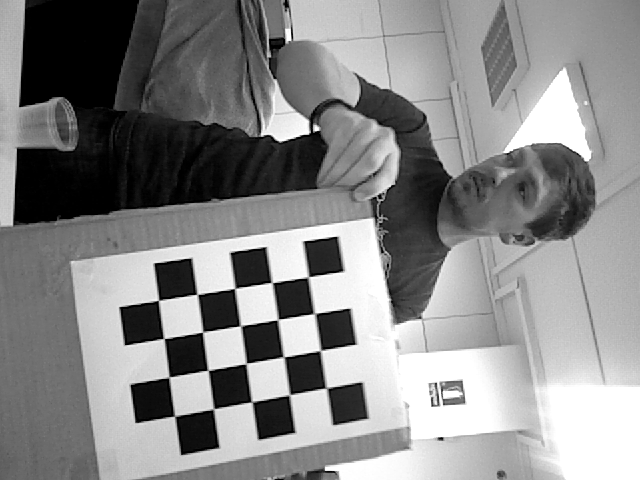
#> input picture chessboard_pose-master/data/calibrationdata_camera_1/left-0001 - Copy.png, 640 x 480 px; its folder holds only this picture in this run
$ python chessboard_test_1.py
#> lines starting #> are read from the running program, lines starting #| are printed output that depends on the picture; after the words box and inside, x2 and y2 are one past the last pixel; in counts of white or black regions, pixels touching at a corner belong together
#! /usr/bin/env python
# -*- coding: utf-8 -*-
"""
Created on 18/12/14

@author: Sammy Pfeiffer

From http://docs.opencv.org/trunk/doc/py_tutorials/py_calib3d/py_calibration/py_calibration.html#calibration

Extra info:
http://docs.opencv.org/2.4.10/modules/calib3d/doc/camera_calibration_and_3d_reconstruction.html?highlight=calibratecamera#cv2.calibrateCamera

I love this guy "OpenCV error messages suck":
https://adventuresandwhathaveyou.wordpress.com/2014/03/14/opencv-error-messages-suck/

Get pose:
http://docs.opencv.org/trunk/doc/py_tutorials/py_calib3d/py_pose/py_pose.html


"""
import numpy as np
import cv2
import glob
import math
import pickle

def _pdist(p1, p2):
    """
    Distance bwt two points. p1 = (x, y), p2 = (x, y)
    """
    return math.sqrt(math.pow(p1[0] - p2[0], 2) + math.pow(p1[1] - p2[1], 2))

print("Initializing")
# termination criteria
criteria = (cv2.TERM_CRITERIA_EPS + cv2.TERM_CRITERIA_MAX_ITER, 30, 0.001)

n_rows = 5
n_cols = 4
n_cols_and_rows = (n_cols, n_rows) #originally (7,6) # 4,5 same results
n_rows_and_cols = (n_rows, n_cols)


# prepare object points, like (0,0,0), (1,0,0), (2,0,0) ....,(6,5,0)
objp = np.zeros((n_rows*n_cols,3), np.float32)
objp[:,:2] = np.mgrid[0:n_rows,0:n_cols].T.reshape(-1,2)

# Arrays to store object points and image points from all the images.
objpoints = [] # 3d point in real world space
imgpoints = [] # 2d points in image plane.

mypath = "/home/sampfeiffer/svn/argus_ws/src/argus_tools/data/calibrationdata_camera_1/"
print ("Getting images from " + mypath)
images = glob.glob(mypath + '*.png')
#print "images is: " + str(images)

criteria_calibrator = ( cv2.TERM_CRITERIA_EPS + cv2.TERM_CRITERIA_MAX_ITER, 30, 0.1 )
criteria = criteria_calibrator

for idx, fname in enumerate(images):
    print ("\nImage " + fname)
#     if idx > 10:
#         break
    img = cv2.imread(fname)
#> img is the input picture: shape (480, 640, 3); min 0, max 255, mean 135.7
    gray = cv2.cvtColor(img,cv2.COLOR_BGR2GRAY)

    # Find the chess board corners
    ret, corners = cv2.findChessboardCorners(gray, n_rows_and_cols,None)
#> ret = True; corners = 20 rows, first 8: [327.2, 388.4], [289.3, 395], [251.7, 401.8], [213.8, 408.6], [174.6, 416.2], [320.3, 350.6], [283.7, 356.8], [246.1, 363.5]

    # If found, add object points, image points (after refining them)
    if ret == True:
        print ("  found " + str(len(corners)) + " corners.")
#|   found 20 corners.
        objpoints.append(objp)
        # cv2.cornerSubPix(gray,corners,(11,11),(-1,-1),criteria) didnt work, I couldnt make it work copying the calibrator code
        imgpoints.append(corners)

        # Draw and display the corners
        cv2.drawChessboardCorners(img, n_rows_and_cols, corners, ret)
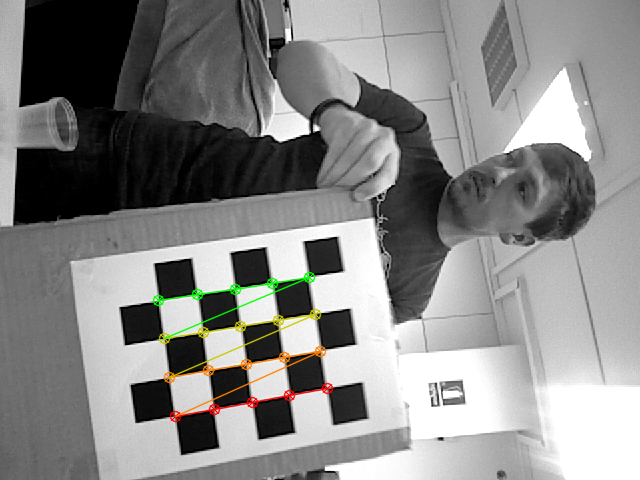
#> img: shape (480, 640, 3); 1.56% of pixels changed, all inside (x1, y1, x2, y2) = (152, 271, 334, 423)

        #cv2.imshow('img',img)
        #cv2.waitKey(500)

print ("objpoints len: " + str(len(objpoints)))
print ("imgpoints len: " + str(len(imgpoints)))
#| imgpoints len: 1

try:
    ret, mtx, dist, rvecs, tvecs = cv2.calibrateCamera(objpoints, imgpoints, gray.shape[::-1],None,None)
#> ret = 0.188; mtx = [[532.2, 0, 351], [0, 534, 226.5], [0, 0, 1]]; dist = [[0.179, -0.607, -0.0196, 0.0178, 1.42]]; rvecs = ([-0.139, 0.132, 2.98],); tvecs = ([-0.665, 4.31, 14.11],)
    datathings = (ret, mtx, dist, rvecs, tvecs)
#> datathings = (0.188, [[532.2, 0, 351], [0, 534, 226.5], [0, 0, 1]], [[0.179, -0.607, -0.0196, 0.0178, 1.42]], ([-0.139, 0.132, 2.98],), ([-0.665, 4.31, 14.11],))
    outf = open( mypath + "calibration_return_values_rows_and_cols.pickle", "wb" )
    pickle.dump(datathings, outf)
    fieldnames = ["ret", "mtx", "dist", "rvecs", "tvecs"]
    for fieldname, data in zip(fieldnames, datathings):
        print(fieldname + ": ")
        print(data)
#> this loop made 5 passes
#> (fieldname, data) on passes 1 to 5: ('ret', 0.188), ('mtx', [[532.2, 0, 351], [0, 534, 226.5], [0, 0, 1]]), ('dist', [[0.179, -0.607, -0.0196, 0.0178, 1.42]]), ('rvecs', ([-0.139, 0.132, 2.98],)), ('tvecs', ([-0.665, 4.31, 14.11],))
#> (printed output is left out)
#     print "ret, mtx, dist, rvecs, tvecs:"
#     print (ret, mtx, dist, rvecs, tvecs)
except:
    print("Failed getting cv2.calibrateCamera")
    pass

#cv2.destroyAllWindows()

$ run again, on chessboard_pose-master/data/calibrationdata_camera_1/left-0004.png
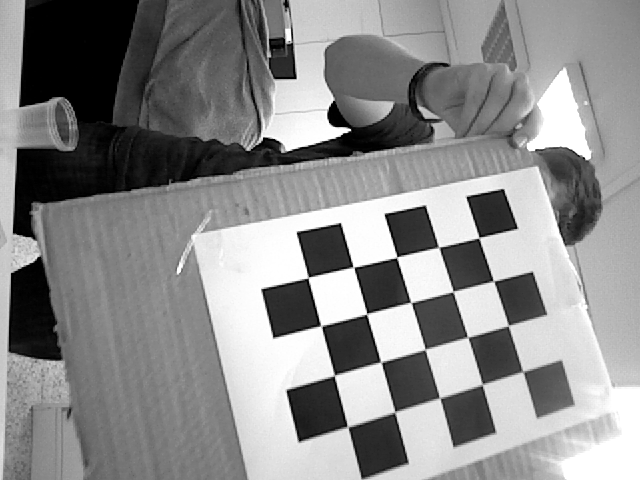
#> input picture chessboard_pose-master/data/calibrationdata_camera_1/left-0004.png, 640 x 480 px
#> img is the input picture: shape (480, 640, 3); min 0, max 255, mean 138.8
#> `ret, corners = cv2.findChessboardCorners(gray, n_rows_and_cols,None)`: ret = True; corners = 20 rows, first 8: [523.3, 371.9], [482.4, 384.4], [439.8, 398.2], [394.5, 411.9], [347.4, 426.5], [508.5, 325.4], [467.5, 337], [424.8, 349.5]
#|   found 20 corners.
#> `cv2.drawChessboardCorners(img, n_rows_and_cols, corners, ret)`:
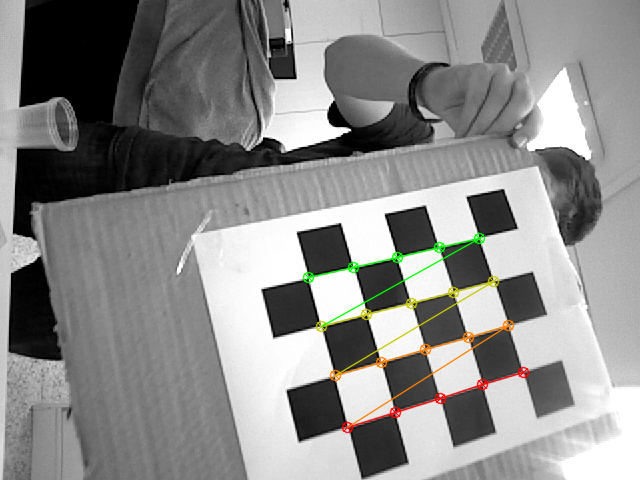
#> img: shape (480, 640, 3); 1.69% of pixels changed, all inside (x1, y1, x2, y2) = (302, 232, 530, 434)
#| imgpoints len: 1
#> `ret, mtx, dist, rvecs, tvecs = cv2.calibrateCamera(objpoints, imgpoint..`: ret = 0.27; mtx = [[655, 0, 270.2], [0, 634.6, 158.8], [0, 0, 1]]; dist = [[0.251, -1.33, -0.00705, -0.0149, 2.24]]; rvecs = ([-0.33, 0.436, 2.87],); tvecs = ([5.32, 4.59, 13.61],)
#> datathings = (0.27, [[655, 0, 270.2], [0, 634.6, 158.8], [0, 0, 1]], [[0.251, -1.33, -0.00705, -0.0149, 2.24]], ([-0.33, 0.436, 2.87],), ([5.32, 4.59, 13.61],))
#> the loop `for fieldname, data in zip(fieldnames, datathings):` made 5 passes
#> (fieldname, data) on passes 1 to 5: ('ret', 0.27), ('mtx', [[655, 0, 270.2], [0, 634.6, 158.8], [0, 0, 1]]), ('dist', [[0.251, -1.33, -0.00705, -0.0149, 2.24]]), ('rvecs', ([-0.33, 0.436, 2.87],)), ('tvecs', ([5.32, 4.59, 13.61],))
#> (printed output is left out)

$ run again, on chessboard_pose-master/data/calibrationdata_camera_1/left-0005.png
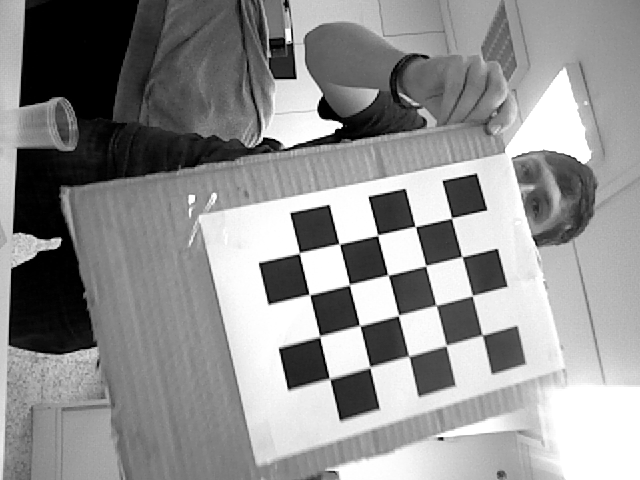
#> input picture chessboard_pose-master/data/calibrationdata_camera_1/left-0005.png, 640 x 480 px
#> img is the input picture: shape (480, 640, 3); min 0, max 255, mean 144.3
#> `ret, corners = cv2.findChessboardCorners(gray, n_rows_and_cols,None)`: ret = True; corners = 20 rows, first 8: [482.2, 335.1], [446.3, 345.7], [408.6, 356], [370.1, 367.4], [328.9, 377.8], [472.4, 295.7], [435.9, 305.2], [398.4, 315.6]
#|   found 20 corners.
#> `cv2.drawChessboardCorners(img, n_rows_and_cols, corners, ret)`:
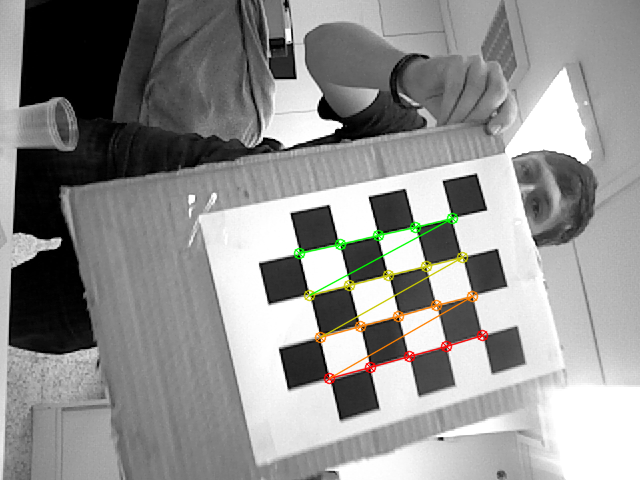
#> img: shape (480, 640, 3); 1.56% of pixels changed, all inside (x1, y1, x2, y2) = (293, 212, 489, 385)
#| imgpoints len: 1
#> `ret, mtx, dist, rvecs, tvecs = cv2.calibrateCamera(objpoints, imgpoint..`: ret = 0.365; mtx = [[409, 0, 276.2], [0, 409.4, 272], [0, 0, 1]]; dist = [[-0.299, 1.23, 0.00247, -0.00699, -2.06]]; rvecs = ([-0.114, 0.112, 2.9],); tvecs = ([5.12, 1.55, 9.71],)
#> datathings = (0.365, [[409, 0, 276.2], [0, 409.4, 272], [0, 0, 1]], [[-0.299, 1.23, 0.00247, -0.00699, -2.06]], ([-0.114, 0.112, 2.9],), ([5.12, 1.55, 9.71],))
#> the loop `for fieldname, data in zip(fieldnames, datathings):` made 5 passes
#> (fieldname, data) on passes 1 to 5: ('ret', 0.365), ('mtx', [[409, 0, 276.2], [0, 409.4, 272], [0, 0, 1]]), ('dist', [[-0.299, 1.23, 0.00247, -0.00699, -2.06]]), ('rvecs', ([-0.114, 0.112, 2.9],)), ('tvecs', ([5.12, 1.55, 9.71],))
#> (printed output is left out)

$ run again, on chessboard_pose-master/data/calibrationdata_camera_1/left-0006.png
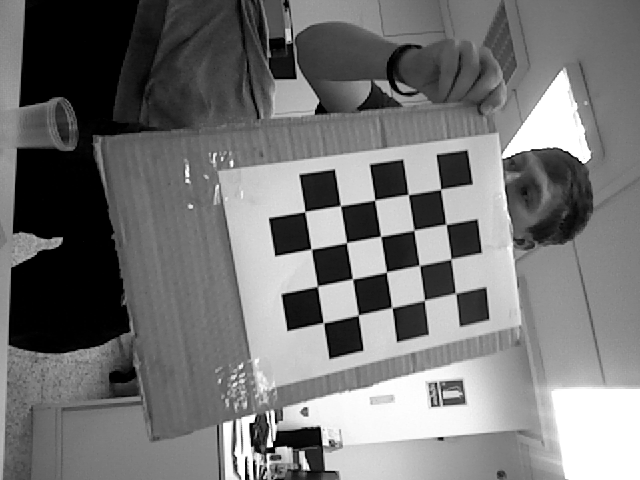
#> input picture chessboard_pose-master/data/calibrationdata_camera_1/left-0006.png, 640 x 480 px
#> img is the input picture: shape (480, 640, 3); min 0, max 255, mean 116.3
#> `ret, corners = cv2.findChessboardCorners(gray, n_rows_and_cols,None)`: ret = True; corners = 20 rows, first 8: [455.6, 293.3], [424.5, 300.2], [392.1, 307.8], [358.4, 314.9], [323.5, 322.7], [450.8, 258.9], [419.2, 265.2], [386.4, 272.1]
#|   found 20 corners.
#> `cv2.drawChessboardCorners(img, n_rows_and_cols, corners, ret)`:
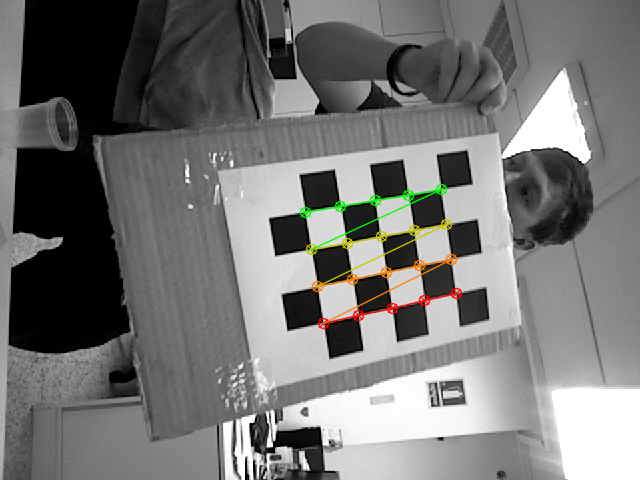
#> img: shape (480, 640, 3); 1.44% of pixels changed, all inside (x1, y1, x2, y2) = (299, 183, 463, 330)
#| imgpoints len: 1
#> `ret, mtx, dist, rvecs, tvecs = cv2.calibrateCamera(objpoints, imgpoint..`: ret = 0.185; mtx = [[148.7, 0, 259.9], [0, 149.1, 247.2], [0, 0, 1]]; dist = [[-0.0333, 0.0336, 0.00204, -7.51e-05, -0.0104]]; rvecs = ([-0.104, -0.0314, 2.96],); tvecs = ([5.63, 1.31, 4.23],)
#> datathings = (0.185, [[148.7, 0, 259.9], [0, 149.1, 247.2], [0, 0, 1]], [[-0.0333, 0.0336, 0.00204, -7.51e-05, -0.0104]], ([-0.104, -0.0314, 2.96],), ([5.63, 1.31, 4.23],))
#> the loop `for fieldname, data in zip(fieldnames, datathings):` made 5 passes
#> (fieldname, data) on passes 1 to 5: ('ret', 0.185), ('mtx', [[148.7, 0, 259.9], [0, 149.1, 247.2], [0, 0, 1]]), ('dist', [[-0.0333, 0.0336, 0.00204, -7.51e-05, -0.0104]]), ('rvecs', ([-0.104, -0.0314, 2.96],)), ('tvecs', ([5.63, 1.31, 4.23],))
#> (printed output is left out)
